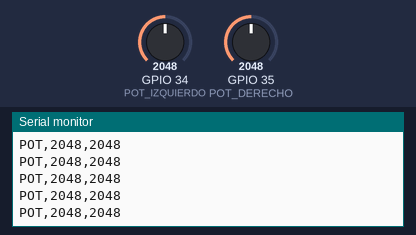
Bench run of a sketch on a simulated ESP32. Parts: the last lines printed to the serial monitor. The inputs (shaded band) are chosen by the test bench; at power-on: GPIO 34 (POT_IZQUIERDO) = 2048, GPIO 35 (POT_DERECHO) = 2048 (analog values on the 0–4095 scale).

Above: at 1.2 s.
1.3 s: GPIO 34 (POT_IZQUIERDO) set to 2866
At 1.8 s:
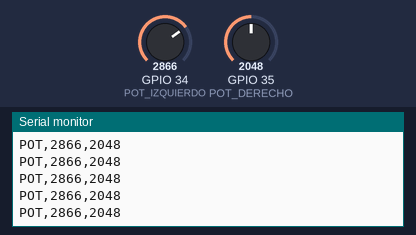
2.8 s: GPIO 35 (POT_DERECHO) set to 2866
At 3.8 s:
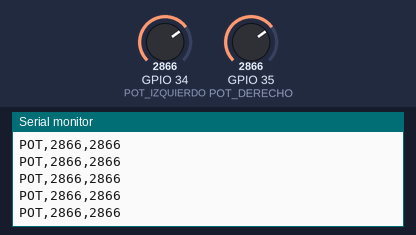
4.3 s: GPIO 34 (POT_IZQUIERDO) set to 3603
At 5.1 s:
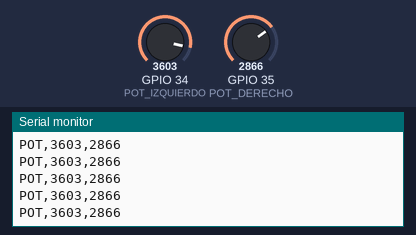
5.8 s: GPIO 35 (POT_DERECHO) set to 3603
At 6.6 s:
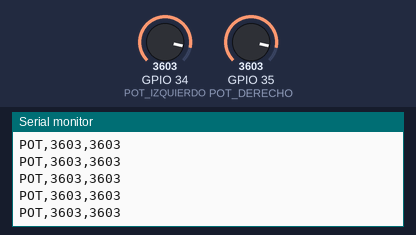
Timing chart, 0 to 8.3 s (numbered marks = the images above; inputs shaded):
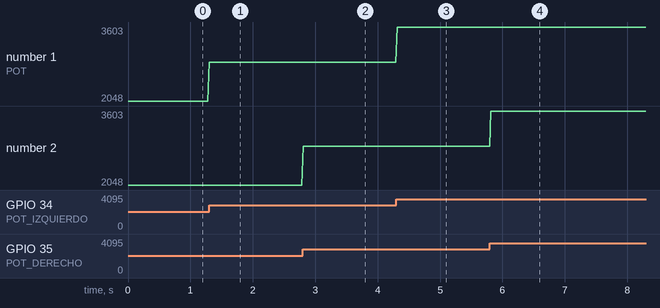

The sketch:

baxter_esp32.ino
```cpp
#include <Arduino.h>

// ============================================================
// CONFIGURACIÓN DE POTENCIÓMETROS
// ============================================================

const int POT_IZQUIERDO = 34;
const int POT_DERECHO = 35;


// ============================================================
// CONFIGURACIÓN INICIAL
// ============================================================

void setup()
{
    Serial.begin(115200);

    // Resolución ADC de 12 bits
    // Rango: 0 - 4095
    analogReadResolution(12);

    pinMode(POT_IZQUIERDO, INPUT);
    pinMode(POT_DERECHO, INPUT);
}


// ============================================================
// BUCLE PRINCIPAL
// ============================================================

void loop()
{
    // --------------------------------------------------------
    // LEER POTENCIÓMETRO 1
    // GPIO 34
    // --------------------------------------------------------

    int potIzquierdo = analogRead(
        POT_IZQUIERDO
    );


    // --------------------------------------------------------
    // LEER POTENCIÓMETRO 2
    // GPIO 35
    // --------------------------------------------------------

    int potDerecho = analogRead(
        POT_DERECHO
    );


    // --------------------------------------------------------
    // ENVIAR DATOS A PYTHON
    //
    // Formato:
    //
    // POT,valor1,valor2
    //
    // Ejemplo:
    //
    // POT,1915,2544
    // --------------------------------------------------------

    Serial.print("POT,");
    Serial.print(potIzquierdo);
    Serial.print(",");
    Serial.println(potDerecho);


    // --------------------------------------------------------
    // PEQUEÑA PAUSA
    // --------------------------------------------------------

    delay(20);
}
```

Measured:
- after the input at 1.3 s, the serial monitor: prints a new line at once (image 1)
- after the input at 2.8 s, the serial monitor: prints a new line at once (image 2)
- after the input at 4.3 s, the serial monitor: prints a new line at once (image 3)
- after the input at 5.8 s, the serial monitor: prints a new line at once (image 4)
- plotted number 1: 2048 → 2866 after the input at 1.3 s, 2866 → 3603 after the input at 4.3 s
